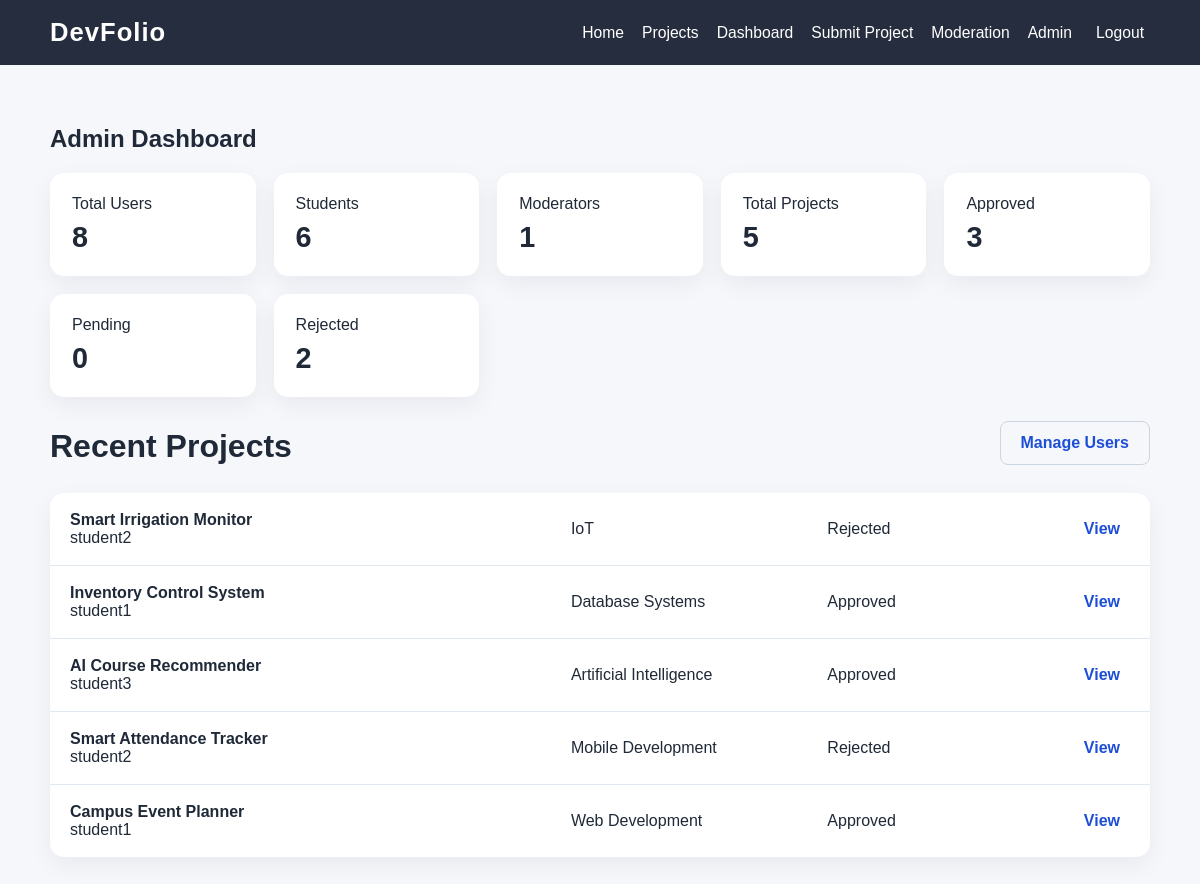
The app's page /admin-panel/ (signed in) with its own data.
### core/models.py (models this page shows, shortened)
class Project(models.Model):
    STATUS_DRAFT = 'draft'
    STATUS_UNDER_REVIEW = 'under_review'
    STATUS_APPROVED = 'approved'
    STATUS_REJECTED = 'rejected'
    STATUS_ARCHIVED = 'archived'
    STATUS_CHOICES = [
        (STATUS_DRAFT, 'Draft'),
        (STATUS_UNDER_REVIEW, 'Under Review'),
        (STATUS_APPROVED, 'Approved'),
        (STATUS_REJECTED, 'Rejected'),
        (STATUS_ARCHIVED, 'Archived'),
    ]
    title = models.CharField(max_length=200)
    slug = models.SlugField(unique=True, blank=True)
    summary = models.TextField(max_length=300)
    description = models.TextField()
    owner = models.ForeignKey(settings.AUTH_USER_MODEL, on_delete=models.CASCADE, related_name='projects')
    category = models.ForeignKey(Category, on_delete=models.SET_NULL, null=True, blank=True, related_name='projects')
    technologies = models.ManyToManyField(Technology, blank=True, related_name='projects')
    featured_image = models.ImageField(upload_to='projects/', blank=True, null=True)
    demo_url = models.URLField(blank=True, null=True)
    source_url = models.URLField(blank=True, null=True)
    status = models.CharField(max_length=20, choices=STATUS_CHOICES, default=STATUS_DRAFT)
    created_at = models.DateTimeField(auto_now_add=True)
    updated_at = models.DateTimeField(auto_now=True)
    class Meta:
        ordering = ['-created_at']

class User(AbstractUser):
    ROLE_STUDENT = 'student'
    ROLE_MODERATOR = 'moderator'
    ROLE_ADMIN = 'admin'
    ROLE_CHOICES = [
        (ROLE_STUDENT, 'Student'),
        (ROLE_MODERATOR, 'Moderator'),
        (ROLE_ADMIN, 'Admin'),
    ]
    role = models.CharField(max_length=20, choices=ROLE_CHOICES, default=ROLE_STUDENT)
    student_id = models.CharField(max_length=30, blank=True, null=True)
    course = models.CharField(max_length=100, blank=True)
    year_level = models.PositiveIntegerField(default=1)
    full_name = models.CharField(max_length=150, blank=True)
    avatar = models.ImageField(upload_to='avatars/', blank=True, null=True)
    email_verified = models.BooleanField(default=False)

class Category(models.Model):
    name = models.CharField(max_length=100, unique=True)
    slug = models.SlugField(unique=True, blank=True)
    class Meta:
        verbose_name_plural = 'Categories'

### core/views.py (the view)
# urls.py: path('admin-panel/', views.admin_dashboard, name='admin_dashboard'),
@login_required(login_url='login')
def admin_dashboard(request):
    if request.user.role != User.ROLE_ADMIN:
        messages.error(request, 'Admin access required.')
        return redirect('dashboard')
    stats = {
        'total_users': User.objects.count(),
        'students': User.objects.filter(role=User.ROLE_STUDENT).count(),
        'moderators': User.objects.filter(role=User.ROLE_MODERATOR).count(),
        'projects': Project.objects.count(),
        'approved': Project.objects.filter(status=Project.STATUS_APPROVED).count(),
        'pending': Project.objects.filter(status=Project.STATUS_UNDER_REVIEW).count(),
        'rejected': Project.objects.filter(status=Project.STATUS_REJECTED).count(),
    }
    recent_projects = Project.objects.select_related('owner', 'category').order_by('-created_at')[:8]
    return render(request, 'admin_dashboard.html', {'stats': stats, 'recent_projects': recent_projects})

### templates/admin_dashboard.html (shortened to what this page needs)
{% extends 'base.html' %}
{% block content %}
<section class="dashboard">
    <div class="container">
        <h1>Admin Dashboard</h1>
        <div class="stats-grid">
            <div class="stat-card"><span>Total Users</span><strong>{{ stats.total_users }}</strong></div>
            <div class="stat-card"><span>Students</span><strong>{{ stats.students }}</strong></div>
            <div class="stat-card"><span>Moderators</span><strong>{{ stats.moderators }}</strong></div>
            <div class="stat-card"><span>Total Projects</span><strong>{{ stats.projects }}</strong></div>
            <div class="stat-card"><span>Approved</span><strong>{{ stats.approved }}</strong></div>
            <div class="stat-card"><span>Pending</span><strong>{{ stats.pending }}</strong></div>
            <div class="stat-card"><span>Rejected</span><strong>{{ stats.rejected }}</strong></div>
        </div>
        <div class="section-header">
            <h2>Recent Projects</h2>
            <a href="{% url 'admin_users' %}" class="btn secondary">Manage Users</a>
        </div>
        <div class="table-list">
            {% for project in recent_projects %}
                <div class="row">
                    <div>
                        <strong>{{ project.title }}</strong>
                        <div>{{ project.owner.get_full_name|default:project.owner.username }}</div>
                    </div>
                    <div>{{ project.category.name|default:'General' }}</div>
                    <div>{{ project.status|title }}</div>
                    <div class="actions">
                        <a href="{% url 'project_detail' project.slug %}">View</a>
                    </div>
                </div>
            {% empty %}
                <div class="row"><div>No projects available.</div></div>
            {% endfor %}
        </div>
    </div>
</section>
{% endblock %}

### static/styles.css (style rules this page uses)
* { box-sizing: border-box; }
body { margin: 0; font-family: Arial, sans-serif; background: #f5f7fb; color: #1f2937; }
a { text-decoration: none; color: inherit; }
.container { width: min(1100px, calc(100% - 32px)); margin: 0 auto; }
.btn { display: inline-block; background: #2563eb; color: white; border-radius: 8px; padding: 12px 20px; font-weight: 600; border: none; cursor: pointer; }
.btn.secondary { background: transparent; border: 1px solid #cbd5e1; color: #1d4ed8; }
.section-header { display: flex; justify-content: space-between; align-items: end; margin-bottom: 28px; gap: 18px; }
.section-header h2 { margin: 0; font-size: 2rem; }
.dashboard { padding: 40px 0; }
.stats-grid { display: grid; grid-template-columns: repeat(auto-fit, minmax(180px, 1fr)); gap: 18px; margin-bottom: 24px; }
.stat-card { background: white; border-radius: 14px; padding: 22px; box-shadow: 0 8px 24px rgba(15,23,42,.06); }
.stat-card strong { display: block; font-size: 1.8rem; margin-top: 8px; }
.table-list { background: white; border-radius: 14px; overflow: hidden; box-shadow: 0 8px 24px rgba(15,23,42,.06); }
.row { display: grid; grid-template-columns: 2fr 1fr 1fr auto; gap: 12px; align-items: center; padding: 18px 20px; border-bottom: 1px solid #e2e8f0; }
.row:last-child { border-bottom: none; }
.actions a, .actions button { margin-right: 10px; color: #1d4ed8; font-weight: 600; background: none; border: none; cursor: pointer; padding: 0; }

### records on screen
Project: title "Smart Irrigation Monitor", owner.get_full_name "student2", category.name "IoT", status "Rejected"
Project: title "Inventory Control System", owner.get_full_name "student1", category.name "Database Systems", status "Approved"
Project: title "AI Course Recommender", owner.get_full_name "student3", category.name "Artificial Intelligence", status "Approved"
Project: title "Smart Attendance Tracker", owner.get_full_name "student2", category.name "Mobile Development", status "Rejected"
Project: title "Campus Event Planner", owner.get_full_name "student1", category.name "Web Development", status "Approved"

### other values on screen
{{ stats.total_users }} "8"
{{ stats.students }} "6"
{{ stats.moderators }} "1"
{{ stats.projects }} "5"
{{ stats.approved }} "3"
{{ stats.pending }} "0"
{{ stats.rejected }} "2"
